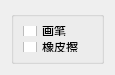
<?xml version="1.0" encoding="UTF-8"?>
<ui version="4.0">
 <class>ModeCheck</class>
 <widget class="QWidget" name="ModeCheck">
  <property name="geometry">
   <rect>
    <x>0</x>
    <y>0</y>
    <width>115</width>
    <height>75</height>
   </rect>
  </property>
  <property name="minimumSize">
   <size>
    <width>83</width>
    <height>54</height>
   </size>
  </property>
  <property name="maximumSize">
   <size>
    <width>999</width>
    <height>999</height>
   </size>
  </property>
  <property name="windowTitle">
   <string>Form</string>
  </property>
  <layout class="QVBoxLayout" name="verticalLayout">
   <item>
    <widget class="QGroupBox" name="groupBox">
     <property name="title">
      <string/>
     </property>
     <layout class="QVBoxLayout" name="verticalLayout_2">
      <item>
       <widget class="QCheckBox" name="pen">
        <property name="text">
         <string>画笔</string>
        </property>
       </widget>
      </item>
      <item>
       <widget class="QCheckBox" name="eraser">
        <property name="text">
         <string>橡皮擦</string>
        </property>
       </widget>
      </item>
     </layout>
    </widget>
   </item>
  </layout>
 </widget>
 <resources/>
 <connections/>
</ui>
